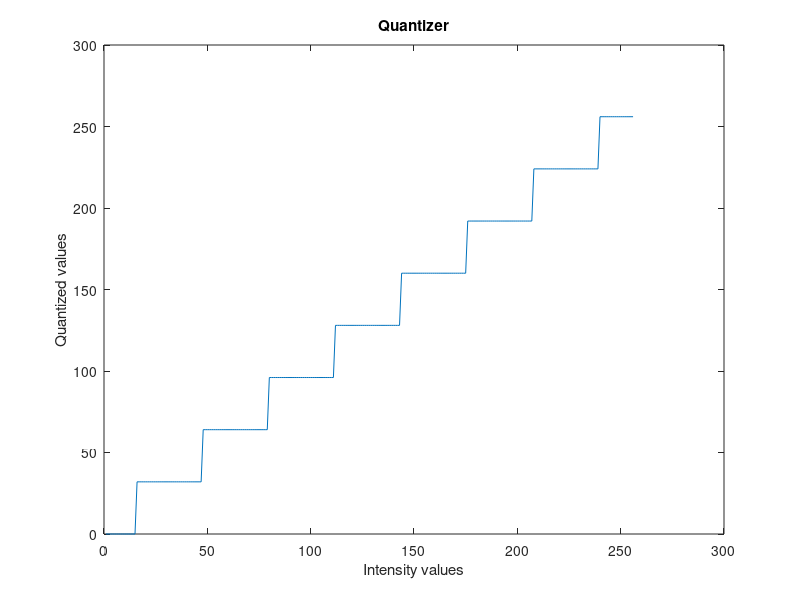

Source code (MATLAB):
close all;
I = 1:256;
delta = 32;
Q = delta*floor(I/delta + 0.5);
plot(I,Q)
title("Quantizer");
xlabel("Intensity values");
ylabel("Quantized values");